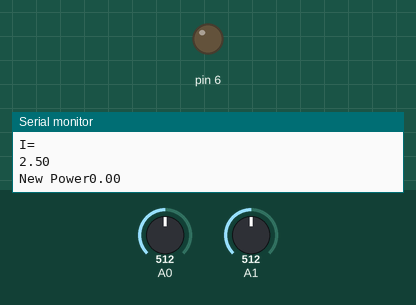
Bench run of a sketch on a simulated Arduino Uno, built with avr-gcc and run on an emulated ATmega328P. Shown: output pins drawn as LEDs (lit = HIGH), the last lines printed to the serial monitor. The inputs (shaded band) are chosen by the test bench; at power-on: A0 = 512, A1 = 512.

Above: at 0.1 s.
At 45.1 s:
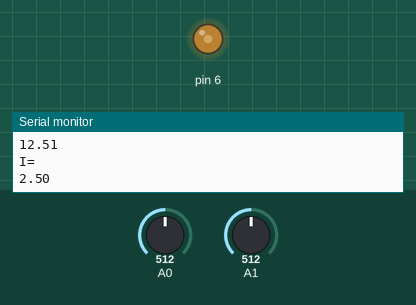
At 125.2 s:
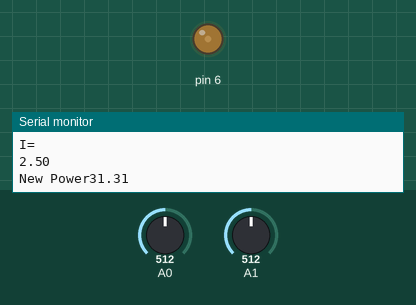
Timing chart, 0 to 126.7 s (numbered marks = the images above):
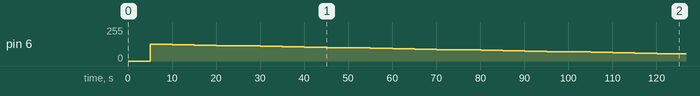

Measured:
- by itself, pin 6: 0/255 → 125/255 at 5.0 s, → 122/255 5.0 s later, → 119/255 5.0 s later, → 116/255 5.0 s later, … (25 changes in this stretch)

The sketch:

MPPT_P_O.ino
```cpp
//#include <LiquidCrystal.h>
//LiquidCrystal lcd(12, 11, 5, 4, 3, 2);

float sensorValue1 = 0;
float sensorValue2 = 0;
float voltageValue = 0;
float currentValue = 0;
float Power_now = 0, Power_anc = 0, voltage_anc = 0, Power_new = 0;
float delta = 3;
float pwm = 128;
void setup()
{
  Serial.begin(9600);
  //pinMode(6, OUTPUT);
  //lcd.begin(16, 2);
}

void loop()
{
  sensorValue1 = analogRead(A1);
  sensorValue2 = analogRead(A0);
  voltageValue = (sensorValue1 * 5.0 / 1023.0) * 5;
  currentValue = (sensorValue2 * 5.0 / 1023.0);
  //lcd.setCursor(0, 0);
  Power_now = voltageValue * currentValue;

  Serial.print("Ppv=");
  Serial.println(" ");
  Serial.print(Power_now);
  Serial.println(" ");
  Serial.print("W");
  Serial.println(" ");
  Serial.print(pwm);
  Serial.println(" ");
  //lcd.setCursor(0, 1);
  Serial.print("V=");
  Serial.println(" ");
  Serial.print(voltageValue);
  Serial.println(" ");
  Serial.print("I=");
  Serial.println(" ");
  Serial.print(currentValue);
  Serial.println(" ");
  Serial.print("New Power");
  Serial.print(Power_new);
  Serial.println(" ");
  delay(5000);


  if (Power_now > Power_anc)
  { if (voltageValue > voltage_anc)
      pwm = pwm - delta;
    else
      pwm = pwm + delta;
  }
  else
  {
    if (voltageValue > voltage_anc)
      pwm = pwm + delta;
    else
      pwm = pwm - delta;
  }
  Power_anc = Power_now;
  voltage_anc = voltageValue;
  if (pwm < 20)
    pwm = 20;
  if (pwm > 150)
    pwm = 150;


  Power_new = (voltageValue * currentValue);
  analogWrite(6, pwm);
}
```
